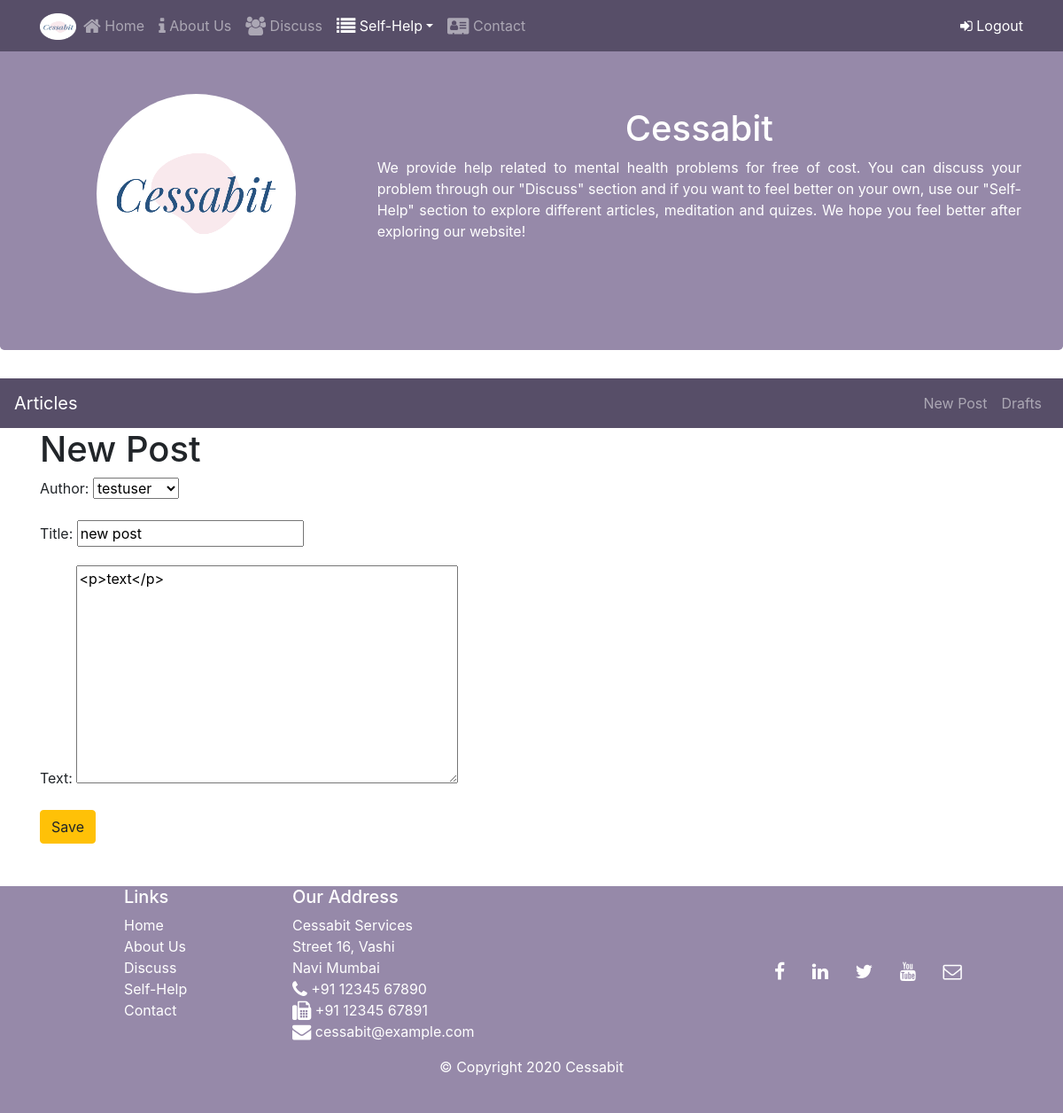
The page /article/post/1/edit (signed in) on the database its author committed.
### article/models.py (models this page shows, shortened)
class Post(models.Model):
    author = models.ForeignKey('auth.User', on_delete=models.CASCADE)
    title = models.CharField(max_length=200)
    text=models.TextField()
    created_date = models.DateTimeField(default=timezone.now())
    published_date = models.DateTimeField(blank=True,null=True)

### article/views.py (the view)
# urls.py: path('post/<int:pk>/edit', views.PostUpdateView.as_view(), name='post_edit'),
class PostUpdateView(LoginRequiredMixin, UpdateView):
    login_url = '/login/' # if this person is not logged in, where should this person go? To login_url
    redirect_field_name = 'article/post_detail.html'
    form_class = PostForm
    model = Post

### article/forms.py
class PostForm(forms.ModelForm):
    class Meta():
        model = Post
        fields = ('author', 'title', 'text')
        widgets = {
            'title' : forms.TextInput(attrs={'class':'TextInputClass'}), #TextInputClass is our class
            'text'  : forms.Textarea(attrs={'class':'editable medium-editor-textarea postcontent'}), #postcontent class is our class
        }

### article/templates/article/post_form.html (shortened to what this page needs)
{% extends "basic_app/base.html" %}
{% load static %}
{% block content %}
<nav>
      <nav class="navbar navbar-dark navbar-expand-md fixed-top">
        <div class="container">
            <a class="navbar-brand mr-auto" href="{% url 'index' %}"><img src="{% static 'images/logo3.png' %}" height="30" width="41"></a>
            <div class="collapse navbar-collapse" id="Navbar">
            <ul class="navbar-nav mr-auto">
                <li class="nav-item"><a class="nav-link" href="{% url 'index' %}"><span class="fa fa-home fa-lg"></span> Home</a></li>
                <li class="nav-item"><a class="nav-link " href="{% url 'basic_app:about' %}"><span class="fa fa-info fa-lg"></span> About Us</a></li>
                <li class="nav-item"><a class="nav-link" href="{% url 'basic_app:discuss' %}"><span class="fa fa-users fa-lg"></span> Discuss</a></li>
                <li class="nav-item">
                  <div class="dropdown">
                    <a class="dropdown-toggle nav-link active" data-toggle="dropdown" href="#"><span class="fa fa-list fa-lg"></span> Self-Help</a>
                  </div>
                </li>
                <li class="nav-item"><a class="nav-link" href="{% url 'basic_app:contact' %}"><span class="fa fa-address-card fa-lg"></span> Contact</a></li>
            </ul>
            {% if user.is_authenticated %}
            <span class="navbar-text">
                <a href="{% url 'accounts:logout' %}" id="logoutButton">
                    <span class="fa fa-sign-in"></span> Logout
                </a>
            </span>
            {% else %}
            <span class="navbar-text">
                <a href="{% url 'accounts:login' %}" id="loginButton">
                    <span class="fa fa-sign-in"></span> Login
                </a>
            </span>
            {% endif %}
        </div>
        </div>
      </nav>
  </nav>
  <header class="jumbotron vertical-center header">
       <div class="container">
           <div class="row row-header">
             <div class="col-12 col-sm-4 align-self-center">
                 <div class="text-center">
                 <img src="{% static 'images/logo2.png' %}" class="img-fluid rounded-circle" id="logo">
                </div>
              </div>
               <div class="col-12 col-sm-8 header-text">
                   <h1>Cessabit</h1>
                   <p>We provide help related to mental health problems for free of cost. You can discuss your problem through our "Discuss" section and if you want to feel better on your own, use our "Self-Help" section to explore different articles, meditation and quizes. We hope you feel better after exploring our website!</p>
               </div>
           </div>
       </div>
   </header>
   <div class="navbar navbar-expand-lg navbar-dark techfont custom-navbar articlenav">
      <a class="navbar-brand bigbrand" href="{% url 'article:post_list' %}">Articles</a>
        <div class="collapse navbar-collapse" id="navbarNav">
          <ul class="navbar-nav ml-auto">
            {% if user.is_authenticated %}
             <li class="nav-item">
               <a class="nav-link" href="{% url 'article:post_new' %}">New Post</a>
             </li>
             <li class="nav-item">
               <a class="nav-link" href="{% url 'article:post_draft_list' %}">Drafts</a>
             </li>
            {% endif %}
          </ul>
        </div>
    </div>
   <div class="container">
     <div class="row">
       <div class="col-md-8">
         <div class="blog_posts">
           <h1> New Post</h1>
            <form class="post-form" method="POST">
              {{form.as_p}}
              <button type="submit" class='save btn btn-warning'>Save</button>
            </form>
         </div>
       </div>
     </div>
   </div>
{% endblock %}

### basic_app/static/css/master.css (style rules this page uses)
h1 { color: #00000H; }
.header-text { margin-top: 5%; text-align: center; }
.header-text p { text-align: justify; }
nav, .articlenav { background-color: #574E68; }
.articlenav { background-color: #574E68; }
.header, .footer { background-color: #9689a9; color: #ffffff; }
#logo { margin-top: 12% }

### rows shown on the page
Post: author "testuser", title "new post", text "<p>text</p>"
